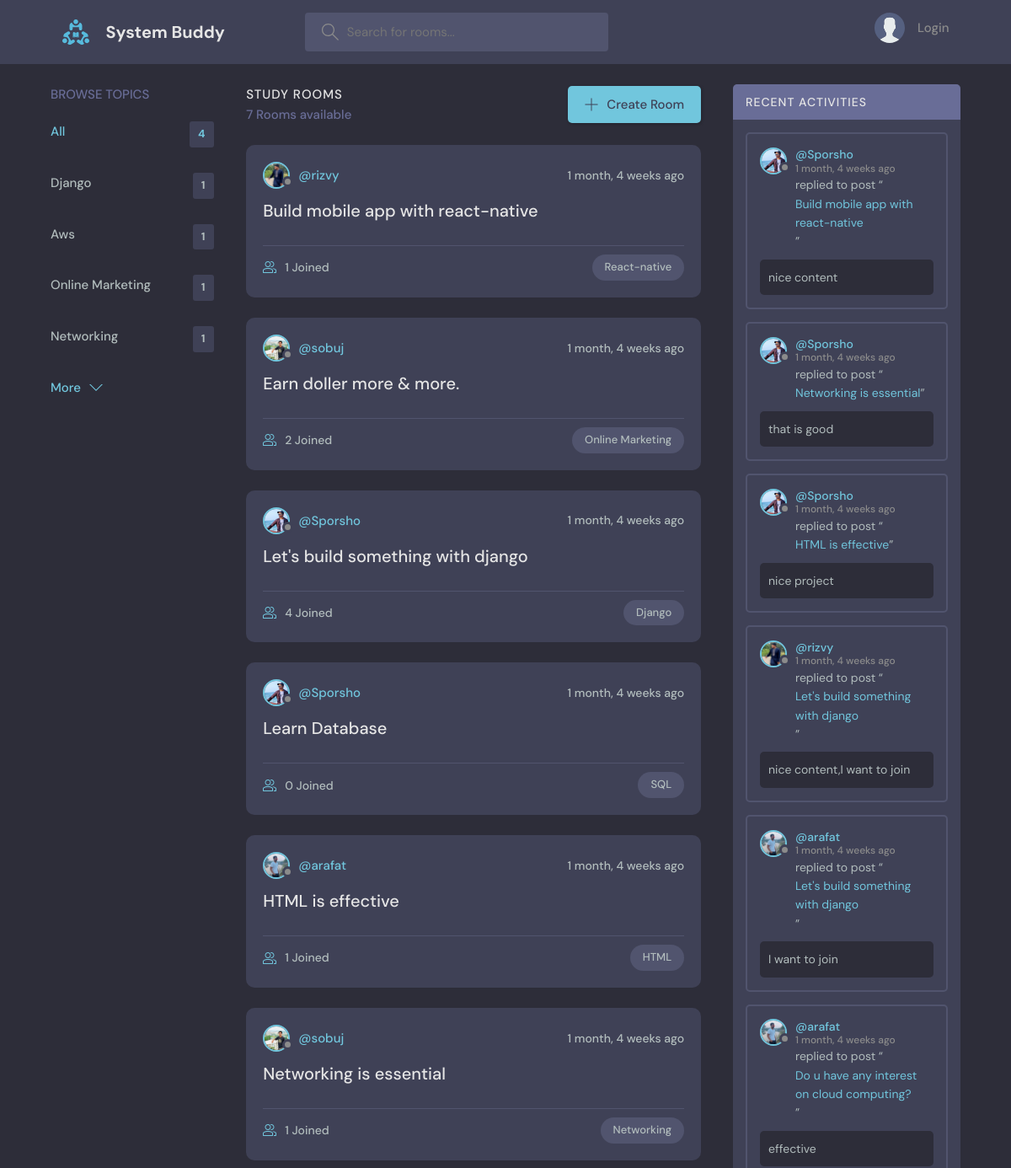
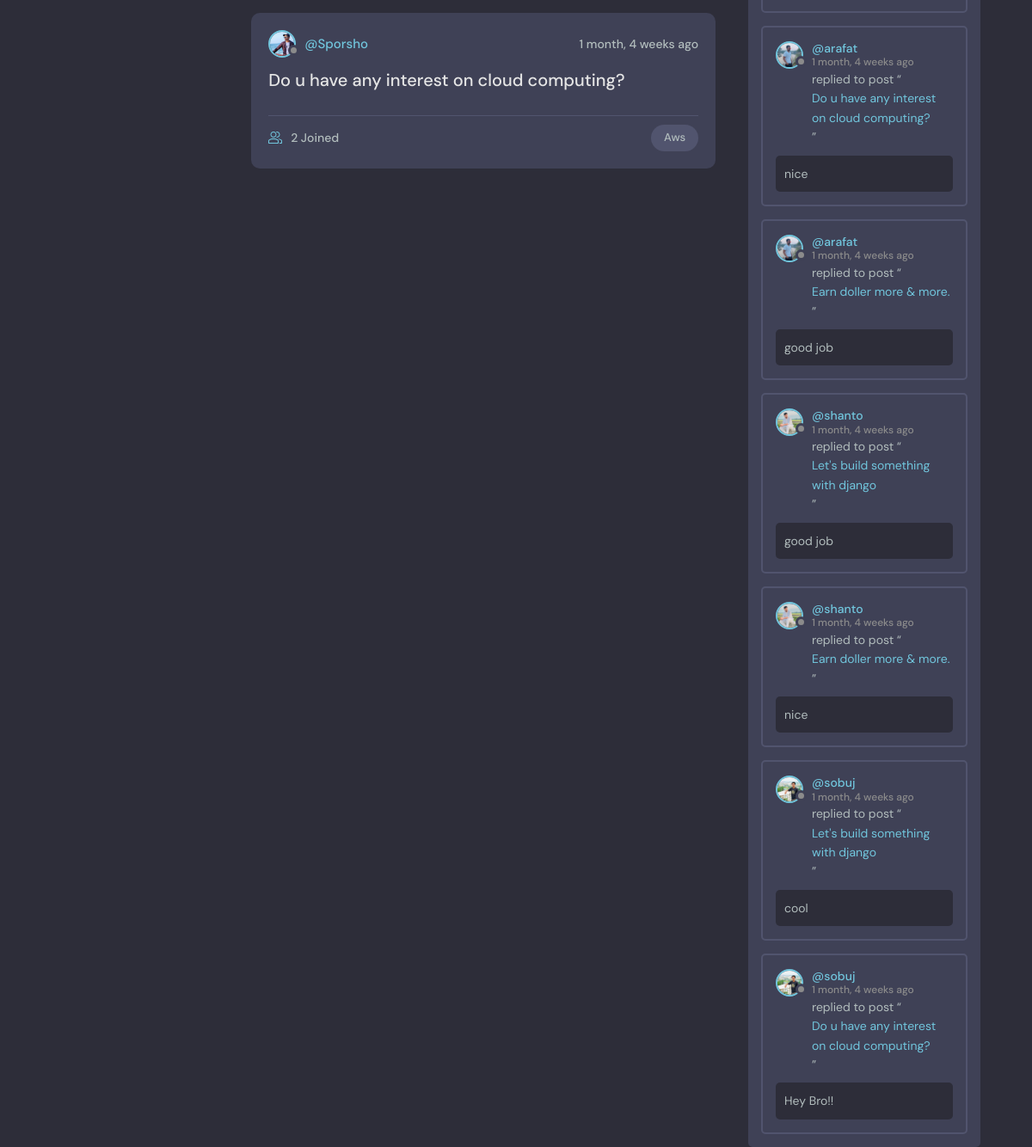
The page / on the database its author committed (2 pictures, top to bottom).
### base/models.py (models this page shows, shortened)
class Topic(models.Model):
      name=models.CharField(max_length=200)

class Room(models.Model):
    host=models.ForeignKey(User, on_delete=models.SET_NULL,null=True)
    topic=models.ForeignKey(Topic, on_delete=models.SET_NULL,null=True)
    name=models.CharField(max_length=200)
    description=models.TextField(null=True,blank=True)
    participants=models.ManyToManyField(User,related_name='participants',blank=True)
    updated=models.DateTimeField(auto_now=True)
    created=models.DateTimeField(auto_now_add=True)
    class Meta:
        ordering=['-updated','-created']
    def __str__(self):
        return self.name

class User(AbstractUser):
    name=models.CharField(max_length=200,null=True)
    email=models.EmailField(unique=True, null=True)
    bio=models.TextField(null=True)
    avatar = models.ImageField(null=True, default="avatar.svg")
    USERNAME_FIELD='email'
    REQUIRED_FIELDS= []

class Massage(models.Model):
    user=models.ForeignKey(User,on_delete=models.CASCADE)
    room=models.ForeignKey(Room, on_delete=models.CASCADE)
    body=models.TextField()
    updated=models.DateTimeField(auto_now=True)
    created=models.DateTimeField(auto_now_add=True)
    class Meta:
        ordering=['-updated','-created']

### base/views.py (the view)
# urls.py: path('',views.home,name='home'),
def home(request):
    q=request.GET.get('q') if request.GET.get('q') !=None else ''
    rooms=Room.objects.filter(
        Q(topic__name__icontains=q)|
        Q(name__icontains=q)|
        Q(description__icontains=q)
    )
    topics=Topic.objects.all()[0:4]
    room_count= rooms.count()
    room_messages=Massage.objects.filter(Q(room__topic__name__icontains=q))
    context={'rooms':rooms,'topics':topics,'room_count':room_count,'room_messages':room_messages}
    return render(request,'base/home.html',context)

### base/templates/base/home.html (shortened to what this page needs)
{% extends 'main.html' %}
{% block content %}
<main class="layout layout--3">
  <div class="container">
    {% include 'base/topic_container.html' %}
    <div class="roomList">
      <div class="roomList__header">
        <div>
          <h2>Study Rooms</h2>
          <p>{{room_count}} Rooms available</p>
        </div>
        <a class="btn btn--main" href="{% url 'create-room' %}">
          <svg version="1.1" xmlns="http://www.w3.org/2000/svg" width="32" height="32" viewBox="0 0 32 32">
            <title>add</title>
            <path
              d="M16.943 0.943h-1.885v14.115h-14.115v1.885h14.115v14.115h1.885v-14.115h14.115v-1.885h-14.115v-14.115z">
            </path>
          </svg>
          Create Room
        </a>
      </div>
      {% include 'base/feed.html' %}
    </div>
    {% include 'base/activity_component.html' %}
  </div>
</main>
{% endblock %}

### base/templates/base/topic_container.html
<div class="topics">
  <div class="topics__header">
      <h2>Browse Topics</h2>
  </div>
  <ul class="topics__list">
      <li>
          <a href="{% url 'home' %}" class="active">All <span>{{topics.count}}</span></a>
      </li>
      {% for topic in topics %}
      <li>
          <a href="{% url 'home' %}?q={{topic.name}}">{{topic.name}}<span>{{topic.room_set.all.count}}</span></a>
      </li>
      {% endfor %}
  </ul>
  <a class="btn btn--link" href="{% url 'topic' %}">
    More
    <svg version="1.1" xmlns="http://www.w3.org/2000/svg" width="32" height="32" viewBox="0 0 32 32">
        <title>chevron-down</title>
        <path d="M16 21l-13-13h-3l16 16 16-16h-3l-13 13z"></path>
    </svg>
  </a>
</div>

### base/templates/base/feed.html (shortened to what this page needs)
{% for room in rooms %}
<div class="roomListRoom">
    <div class="roomListRoom__header">
        <a href="{% url 'user-profile' room.host.id %}" class="roomListRoom__author">
            <div class="avatar avatar--small">
                <img src="{{room.host.avatar.url}}" />
            </div>
            <span>@{{room.host.username}}</span>
        </a>
        <div class="roomListRoom__actions">
            <span>{{room.created|timesince}} ago</span>
        </div>
    </div>
    <div class="roomListRoom__content">
        <a href="{% url 'room' room.id %}">{{room.name}}</a>
    </div>
    <div class="roomListRoom__meta">
        <a href="{% url 'room' room.id %}" class="roomListRoom__joined">
            {{room.participants.all.count}} Joined
        </a>
        <p class="roomListRoom__topic">{{room.topic.name}}</p>
    </div>
</div>
{% endfor %}

### base/templates/base/activity_component.html (shortened to what this page needs)
<div class="activities">
  <div class="activities__header">
      <h2>Recent Activities</h2>
  </div>
  {% for message in room_messages %}
  <div class="activities__box">
      <div class="activities__boxHeader roomListRoom__header">
          <a href="{% url 'user-profile' message.user.id %}" class="roomListRoom__author">
              <div class="avatar avatar--small">
                  <img src="{{message.user.avatar.url}}" />
              </div>
              <p>
                  @{{message.user.username}}
                  <span>{{message.created|timesince}} ago</span>
              </p>
          </a>
      </div>
      <div class="activities__boxContent">
          <p>replied to post “<a href="{% url 'room' message.room.id %}">{{message.room}}</a>”</p>
          <div class="activities__boxRoomContent">{{message.body}}</div>
      </div>
  </div>
  {% endfor %}
</div>

### rows shown on the page
Topic: name "Django", room_set.all.count "1"
Topic: name "Aws", room_set.all.count "1"
Topic: name "Online Marketing", room_set.all.count "1"
Topic: name "Networking", room_set.all.count "1"
Room: host.avatar (picture), host.username "rizvy", created "1 month, 4 weeks", name "Build mobile app with react-native", participants.all.count "1", topic.name "React-native"
Room: host.avatar (picture), host.username "sobuj", created "1 month, 4 weeks", name "Earn doller more & more.", participants.all.count "2", topic.name "Online Marketing"
Room: host.avatar (picture), host.username "Sporsho", created "1 month, 4 weeks", name "Let's build something with django", participants.all.count "4", topic.name "Django"
Room: host.avatar (picture), host.username "Sporsho", created "1 month, 4 weeks", name "Learn Database", participants.all.count "0", topic.name "SQL"
Room: host.avatar (picture), host.username "arafat", created "1 month, 4 weeks", name "HTML is effective", participants.all.count "1", topic.name "HTML"
Room: host.avatar (picture), host.username "sobuj", created "1 month, 4 weeks", name "Networking is essential", participants.all.count "1", topic.name "Networking"
Room: host.avatar (picture), host.username "Sporsho", created "1 month, 4 weeks", name "Do u have any interest on cloud computing?", participants.all.count "2", topic.name "Aws"
Massage: user.avatar (picture), user.username "Sporsho", created "1 month, 4 weeks", room "Build mobile app with react-native", body "nice content"
Massage: user.avatar (picture), user.username "Sporsho", created "1 month, 4 weeks", room "Networking is essential", body "that is good"
Massage: user.avatar (picture), user.username "Sporsho", created "1 month, 4 weeks", room "HTML is effective", body "nice project"
Massage: user.avatar (picture), user.username "rizvy", created "1 month, 4 weeks", room "Let's build something with django", body "nice content,I want to join"
Massage: user.avatar (picture), user.username "arafat", created "1 month, 4 weeks", room "Let's build something with django", body "I want to join"
Massage: user.avatar (picture), user.username "arafat", created "1 month, 4 weeks", room "Do u have any interest on cloud computing?", body "effective"
Massage: user.avatar (picture), user.username "arafat", created "1 month, 4 weeks", room "Do u have any interest on cloud computing?", body "nice"
Massage: user.avatar (picture), user.username "arafat", created "1 month, 4 weeks", room "Earn doller more & more.", body "good job"
Massage: user.avatar (picture), user.username "shanto", created "1 month, 4 weeks", room "Let's build something with django", body "good job"
Massage: user.avatar (picture), user.username "shanto", created "1 month, 4 weeks", room "Earn doller more & more.", body "nice"
Massage: user.avatar (picture), user.username "sobuj", created "1 month, 4 weeks", room "Let's build something with django", body "cool"
Massage: user.avatar (picture), user.username "sobuj", created "1 month, 4 weeks", room "Do u have any interest on cloud computing?", body "Hey Bro!!"

### other values the page prints
{{ topics.count }} "4"
{{ room_count }} "7"
